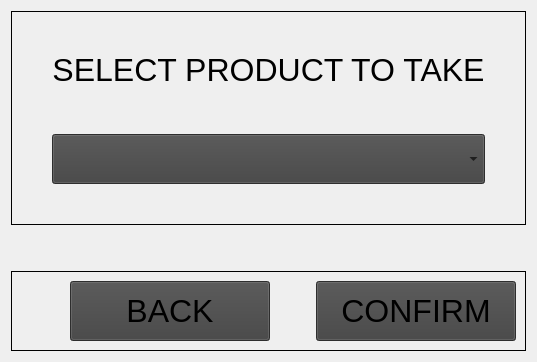
         <widget class="QWidget" name="takePage">
          <layout class="QVBoxLayout" name="verticalLayout_5">
           <item>
            <widget class="QFrame" name="takeProductFrame">
             <property name="frameShape">
              <enum>QFrame::Shape::Box</enum>
             </property>
             <property name="frameShadow">
              <enum>QFrame::Shadow::Plain</enum>
             </property>
             <layout class="QGridLayout" name="gridLayout_2">
              <property name="leftMargin">
               <number>0</number>
              </property>
              <property name="topMargin">
               <number>0</number>
              </property>
              <property name="rightMargin">
               <number>0</number>
              </property>
              <property name="bottomMargin">
               <number>0</number>
              </property>
              <item row="4" column="1">
               <spacer name="verticalSpacer_10">
                <property name="orientation">
                 <enum>Qt::Orientation::Vertical</enum>
                </property>
                <property name="sizeType">
                 <enum>QSizePolicy::Policy::Expanding</enum>
                </property>
                <property name="sizeHint" stdset="0">
                 <size>
                  <width>20</width>
                  <height>40</height>
                 </size>
                </property>
               </spacer>
              </item>
              <item row="2" column="1">
               <spacer name="verticalSpacer_9">
                <property name="orientation">
                 <enum>Qt::Orientation::Vertical</enum>
                </property>
                <property name="sizeType">
                 <enum>QSizePolicy::Policy::Minimum</enum>
                </property>
                <property name="sizeHint" stdset="0">
                 <size>
                  <width>20</width>
                  <height>40</height>
                 </size>
                </property>
               </spacer>
              </item>
              <item row="3" column="0">
               <spacer name="horizontalSpacer_10">
                <property name="orientation">
                 <enum>Qt::Orientation::Horizontal</enum>
                </property>
                <property name="sizeType">
                 <enum>QSizePolicy::Policy::Preferred</enum>
                </property>
                <property name="sizeHint" stdset="0">
                 <size>
                  <width>40</width>
                  <height>20</height>
                 </size>
                </property>
               </spacer>
              </item>
              <item row="3" column="2">
               <spacer name="horizontalSpacer_11">
                <property name="orientation">
                 <enum>Qt::Orientation::Horizontal</enum>
                </property>
                <property name="sizeType">
                 <enum>QSizePolicy::Policy::Preferred</enum>
                </property>
                <property name="sizeHint" stdset="0">
                 <size>
                  <width>40</width>
                  <height>20</height>
                 </size>
                </property>
               </spacer>
              </item>
              <item row="3" column="1">
               <widget class="QComboBox" name="takeProductcCmboBox">
                <property name="sizePolicy">
                 <sizepolicy hsizetype="MinimumExpanding" vsizetype="Fixed">
                  <horstretch>0</horstretch>
                  <verstretch>0</verstretch>
                 </sizepolicy>
                </property>
                <property name="minimumSize">
                 <size>
                  <width>0</width>
                  <height>50</height>
                 </size>
                </property>
                <property name="font">
                 <font>
                  <pointsize>18</pointsize>
                 </font>
                </property>
                <property name="cursor">
                 <cursorShape>PointingHandCursor</cursorShape>
                </property>
                <property name="styleSheet">
                 <string notr="true">background-color: rgb(65, 65, 65);</string>
                </property>
               </widget>
              </item>
              <item row="1" column="1">
               <widget class="QLabel" name="takeProductLabel">
                <property name="sizePolicy">
                 <sizepolicy hsizetype="Preferred" vsizetype="Minimum">
                  <horstretch>0</horstretch>
                  <verstretch>0</verstretch>
                 </sizepolicy>
                </property>
                <property name="font">
                 <font>
                  <pointsize>24</pointsize>
                 </font>
                </property>
                <property name="text">
                 <string>SELECT PRODUCT TO TAKE</string>
                </property>
                <property name="alignment">
                 <set>Qt::AlignmentFlag::AlignCenter</set>
                </property>
               </widget>
              </item>
              <item row="0" column="1">
               <spacer name="verticalSpacer_11">
                <property name="orientation">
                 <enum>Qt::Orientation::Vertical</enum>
                </property>
                <property name="sizeType">
                 <enum>QSizePolicy::Policy::Minimum</enum>
                </property>
                <property name="sizeHint" stdset="0">
                 <size>
                  <width>20</width>
                  <height>40</height>
                 </size>
                </property>
               </spacer>
              </item>
             </layout>
            </widget>
           </item>
           <item>
            <spacer name="verticalSpacer_8">
             <property name="orientation">
              <enum>Qt::Orientation::Vertical</enum>
             </property>
             <property name="sizeType">
              <enum>QSizePolicy::Policy::Preferred</enum>
             </property>
             <property name="sizeHint" stdset="0">
              <size>
               <width>20</width>
               <height>40</height>
              </size>
             </property>
            </spacer>
           </item>
           <item>
            <widget class="QFrame" name="takeProductBtnFrame">
             <property name="frameShape">
              <enum>QFrame::Shape::Box</enum>
             </property>
             <property name="frameShadow">
              <enum>QFrame::Shadow::Plain</enum>
             </property>
             <layout class="QHBoxLayout" name="horizontalLayout_2">
              <item>
               <spacer name="horizontalSpacer_9">
                <property name="orientation">
                 <enum>Qt::Orientation::Horizontal</enum>
                </property>
                <property name="sizeHint" stdset="0">
                 <size>
                  <width>40</width>
                  <height>20</height>
                 </size>
                </property>
               </spacer>
              </item>
              <item>
               <widget class="QPushButton" name="takeBackPushButton">
                <property name="sizePolicy">
                 <sizepolicy hsizetype="Minimum" vsizetype="Minimum">
                  <horstretch>0</horstretch>
                  <verstretch>0</verstretch>
                 </sizepolicy>
                </property>
                <property name="minimumSize">
                 <size>
                  <width>200</width>
                  <height>60</height>
                 </size>
                </property>
                <property name="font">
                 <font>
                  <pointsize>24</pointsize>
                 </font>
                </property>
                <property name="cursor">
                 <cursorShape>PointingHandCursor</cursorShape>
                </property>
                <property name="styleSheet">
                 <string notr="true">background-color: rgb(65, 65, 65);</string>
                </property>
                <property name="text">
                 <string>BACK</string>
                </property>
               </widget>
              </item>
              <item>
               <spacer name="horizontalSpacer_12">
                <property name="orientation">
                 <enum>Qt::Orientation::Horizontal</enum>
                </property>
                <property name="sizeType">
                 <enum>QSizePolicy::Policy::Minimum</enum>
                </property>
                <property name="sizeHint" stdset="0">
                 <size>
                  <width>40</width>
                  <height>20</height>
                 </size>
                </property>
               </spacer>
              </item>
              <item>
               <widget class="QPushButton" name="takeConfirmPushButton">
                <property name="sizePolicy">
                 <sizepolicy hsizetype="Minimum" vsizetype="Minimum">
                  <horstretch>0</horstretch>
                  <verstretch>0</verstretch>
                 </sizepolicy>
                </property>
                <property name="minimumSize">
                 <size>
                  <width>200</width>
                  <height>60</height>
                 </size>
                </property>
                <property name="font">
                 <font>
                  <pointsize>24</pointsize>
                 </font>
                </property>
                <property name="cursor">
                 <cursorShape>PointingHandCursor</cursorShape>
                </property>
                <property name="styleSheet">
                 <string notr="true">background-color: rgb(65, 65, 65);</string>
                </property>
                <property name="text">
                 <string>CONFIRM</string>
                </property>
               </widget>
              </item>
             </layout>
            </widget>
           </item>
          </layout>
         </widget>
